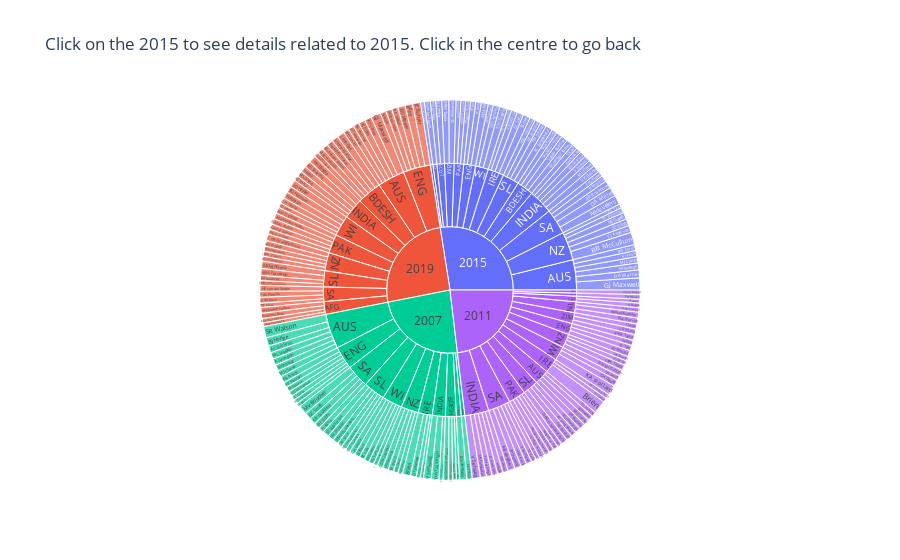

Notebook cell for this chart:
### Code cell
fig = px.sunburst(df, path=['Year', 'Country', 'Player'], values='SR',title="Click on the 2015 to see details related to 2015. Click in the centre to go back")
fig.show()

### Figure 1 — Plotly figure (JSON) as saved in the notebook; plotly's stock layout.template omitted (floating-point values rounded to 4 significant figures; data arrays with more than 128 entries replaced by an {"elided": "..."} marker saying what was removed)
{"data": [{"branchvalues": "total", "domain": {"x": [0, 1], "y": [0, 1]}, "hovertemplate": "labels=%{label}<br>SR=%{value}<br>parent=%{parent}<br>id=%{id}<extra></extra>", "ids": {"elided": "250 str values"}, "labels": {"elided": "250 str values"}, "name": "", "parents": {"elided": "250 str values"}, "type": "sunburst", "values": {"elided": "250 float values"}}], "layout": {"legend": {"tracegroupgap": 0}, "title": {"text": "Click on the 2015 to see details related to 2015. Click in the centre to go back"}}}
